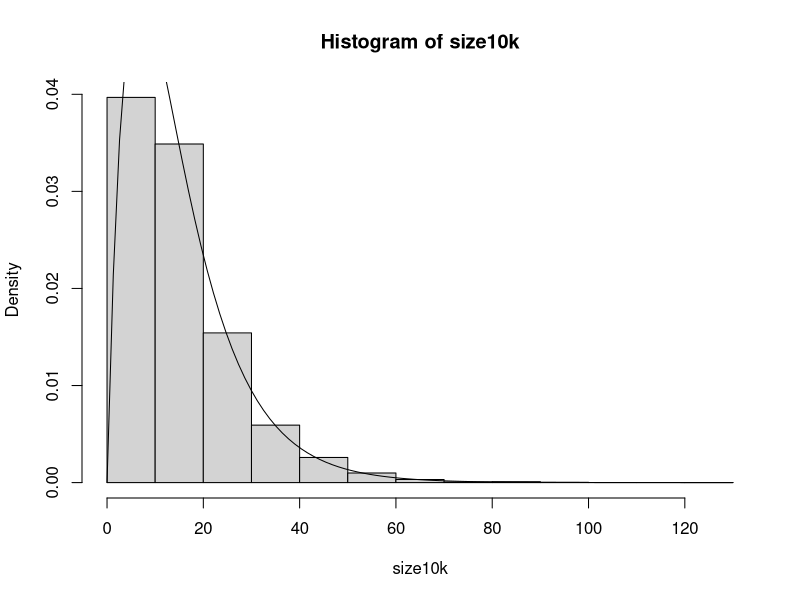

R code for this plot:
#1b)
# i) Simulating 1 block lifetime of Xa and Xb.
Xa = rexp(n=1, rate=1/10) # Simulating 1 draw of Xa.
Xb = rexp(n=1, rate=1/10) # Simulation 1 draw of Xb.
x = max(Xa, Xb) # Taking the maximum of Xa and Xb.

# ii) Repeating step i) 10,000 times using the replicate function.
size10k = replicate(10000, max(rexp(n=1, rate=1/10), rexp(n=1, rate=1/10)))

# iii) Using Hist to generate a histogram and then superimposing 
     # the density function on the histogram using curve.
hist(size10k, prob = TRUE)
pdf = function(x){
  return (0.2*exp(-0.1*x)-0.2*exp(-0.2*x))
}
curve(pdf(x), add = TRUE)

# iv) Used mean to calculate the average of the 10,000 repetitions.
mean(size10k)
1-pexp(15, rate = 1/ mean(size10k)) # Using 1 - the distribution function to 
                                    # calculate the probability.

# 1c) Performed the step vi) using sample size of 1,000, and 100,000.
size1k = replicate(1000, max(rexp(n=1, rate=1/10), rexp(n=1, rate=1/10)))
mean(size1k)
1-pexp(15, rate = 1/(mean(size1k)))
size100k = replicate(100000, max(rexp(n=1, rate=1/10), rexp(n=1, rate=1/10)))
mean(size100k)
1-pexp(15, rate = 1/(mean(size100k)))